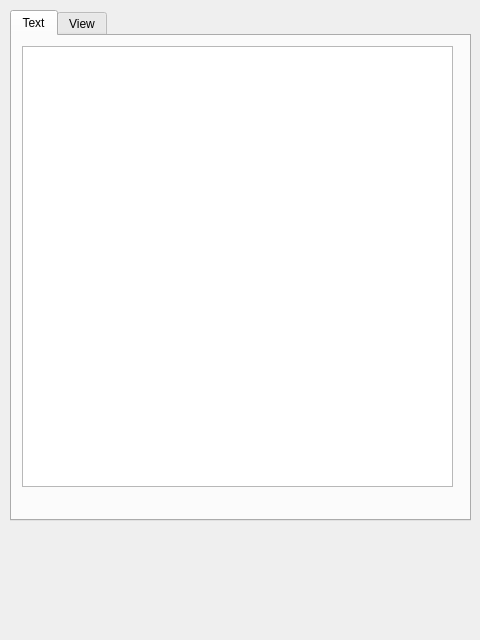
<?xml version="1.0" encoding="UTF-8"?>
<ui version="4.0">
 <class>Form</class>
 <widget class="QWidget" name="Form">
  <property name="geometry">
   <rect>
    <x>0</x>
    <y>0</y>
    <width>480</width>
    <height>640</height>
   </rect>
  </property>
  <property name="windowTitle">
   <string>Form</string>
  </property>
  <widget class="QTabWidget" name="tabWidget">
   <property name="geometry">
    <rect>
     <x>10</x>
     <y>10</y>
     <width>461</width>
     <height>511</height>
    </rect>
   </property>
   <property name="toolTip">
    <string>&lt;html&gt;&lt;head/&gt;&lt;body&gt;&lt;p&gt;Text Ansicht&lt;/p&gt;&lt;/body&gt;&lt;/html&gt;</string>
   </property>
   <property name="currentIndex">
    <number>0</number>
   </property>
   <widget class="QWidget" name="tab">
    <attribute name="title">
     <string>Text</string>
    </attribute>
    <widget class="QWidget" name="verticalLayoutWidget">
     <property name="geometry">
      <rect>
       <x>10</x>
       <y>10</y>
       <width>431</width>
       <height>441</height>
      </rect>
     </property>
     <layout class="QVBoxLayout" name="verticalLayout">
      <item>
       <widget class="QPlainTextEdit" name="plainTextEdit"/>
      </item>
     </layout>
    </widget>
   </widget>
   <widget class="QWidget" name="tab_2">
    <attribute name="title">
     <string>View</string>
    </attribute>
   </widget>
  </widget>
 </widget>
 <resources/>
 <connections/>
</ui>
